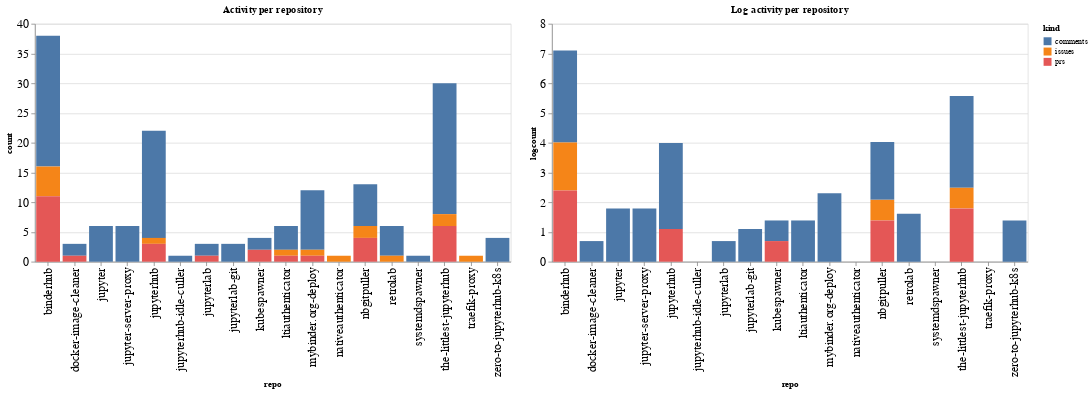

The notebook cell this image was saved under:
### Code cell
ch1 = alt.Chart(repo_summaries, width=600, title="Activity per repository").mark_bar().encode(
    x='repo',
    y='count',
    color='kind',
    tooltip="kind"
)

ch2 = alt.Chart(repo_summaries, width=600, title="Log activity per repository").mark_bar().encode(
    x='repo',
    y='logcount',
    color='kind',
    tooltip="kind"
)

ch1 | ch2

### Figure 1 — Vega-Lite specification as saved in the notebook (floating-point values rounded to 4 significant figures)
{"config": {"axisLeft": {"labelFontSize": 15}, "axisBottom": {"labelFontSize": 15}}, "hconcat": [{"mark": "bar", "encoding": {"color": {"type": "nominal", "field": "kind"}, "tooltip": {"type": "nominal", "field": "kind"}, "x": {"type": "nominal", "field": "repo"}, "y": {"type": "quantitative", "field": "count"}}, "title": "Activity per repository", "width": 600}, {"mark": "bar", "encoding": {"color": {"type": "nominal", "field": "kind"}, "tooltip": {"type": "nominal", "field": "kind"}, "x": {"type": "nominal", "field": "repo"}, "y": {"type": "quantitative", "field": "logcount"}}, "title": "Log activity per repository", "width": 600}], "data": {"name": "data-392c9cbed52dccdc515a438e081371e8"}, "$schema": "https://vega.github.io/schema/vega-lite/v4.8.1.json", "datasets": {"data-392c9cbed52dccdc515a438e081371e8": [{"repo": "binderhub", "kind": "comments", "count": 22, "logcount": 3.091}, {"repo": "binderhub", "kind": "issues", "count": 5, "logcount": 1.609}, {"repo": "binderhub", "kind": "prs", "count": 11, "logcount": 2.398}, {"repo": "docker-image-cleaner", "kind": "comments", "count": 2, "logcount": 0.6931}, {"repo": "docker-image-cleaner", "kind": "prs", "count": 1, "logcount": 0.0}, {"repo": "jupyter", "kind": "comments", "count": 6, "logcount": 1.792}, {"repo": "jupyter-server-proxy", "kind": "comments", "count": 6, "logcount": 1.792}, {"repo": "jupyterhub", "kind": "comments", "count": 18, "logcount": 2.89}, {"repo": "jupyterhub", "kind": "issues", "count": 1, "logcount": 0.0}, {"repo": "jupyterhub", "kind": "prs", "count": 3, "logcount": 1.099}, {"repo": "jupyterhub-idle-culler", "kind": "comments", "count": 1, "logcount": 0.0}, {"repo": "jupyterlab", "kind": "comments", "count": 2, "logcount": 0.6931}, {"repo": "jupyterlab", "kind": "prs", "count": 1, "logcount": 0.0}, {"repo": "jupyterlab-git", "kind": "comments", "count": 3, "logcount": 1.099}, {"repo": "kubespawner", "kind": "comments", "count": 2, "logcount": 0.6931}, {"repo": "kubespawner", "kind": "prs", "count": 2, "logcount": 0.6931}, {"repo": "ltiauthenticator", "kind": "comments", "count": 4, "logcount": 1.386}, {"repo": "ltiauthenticator", "kind": "issues", "count": 1, "logcount": 0.0}, {"repo": "ltiauthenticator", "kind": "prs", "count": 1, "logcount": 0.0}, {"repo": "mybinder.org-deploy", "kind": "comments", "count": 10, "logcount": 2.303}, {"repo": "mybinder.org-deploy", "kind": "issues", "count": 1, "logcount": 0.0}, {"repo": "mybinder.org-deploy", "kind": "prs", "count": 1, "logcount": 0.0}, {"repo": "nativeauthenticator", "kind": "issues", "count": 1, "logcount": 0.0}, {"repo": "nbgitpuller", "kind": "comments", "count": 7, "logcount": 1.946}, {"repo": "nbgitpuller", "kind": "issues", "count": 2, "logcount": 0.6931}, {"repo": "nbgitpuller", "kind": "prs", "count": 4, "logcount": 1.386}, {"repo": "retrolab", "kind": "comments", "count": 5, "logcount": 1.609}, {"repo": "retrolab", "kind": "issues", "count": 1, "logcount": 0.0}, {"repo": "systemdspawner", "kind": "comments", "count": 1, "logcount": 0.0}, {"repo": "the-littlest-jupyterhub", "kind": "comments", "count": 22, "logcount": 3.091}, {"repo": "the-littlest-jupyterhub", "kind": "issues", "count": 2, "logcount": 0.6931}, {"repo": "the-littlest-jupyterhub", "kind": "prs", "count": 6, "logcount": 1.792}, {"repo": "traefik-proxy", "kind": "issues", "count": 1, "logcount": 0.0}, {"repo": "zero-to-jupyterhub-k8s", "kind": "comments", "count": 4, "logcount": 1.386}]}}
